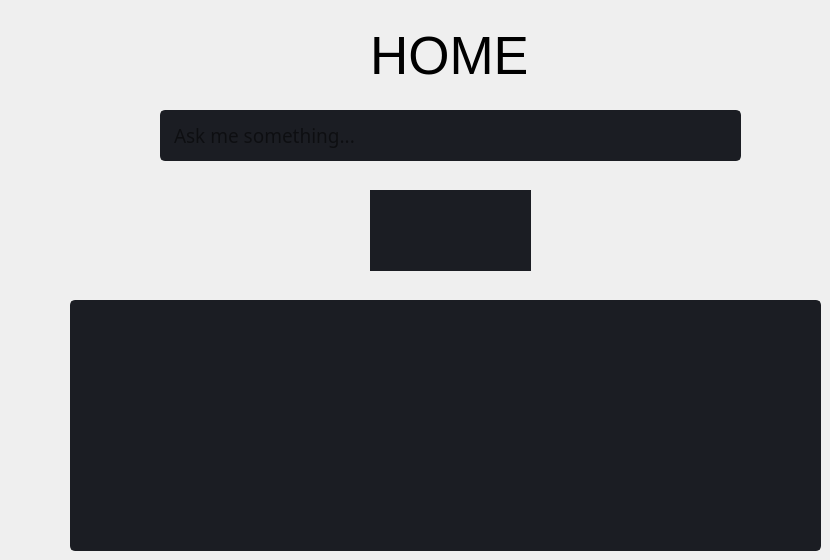
                  <widget class="QWidget" name="page_home">
                   <widget class="QLabel" name="home_label">
                    <property name="geometry">
                     <rect>
                      <x>373</x>
                      <y>20</y>
                      <width>153</width>
                      <height>71</height>
                     </rect>
                    </property>
                    <property name="font">
                     <font>
                      <family>Segoe UI</family>
                      <pointsize>40</pointsize>
                     </font>
                    </property>
                    <property name="styleSheet">
                     <string notr="true"/>
                    </property>
                    <property name="text">
                     <string>HOME</string>
                    </property>
                    <property name="scaledContents">
                     <bool>true</bool>
                    </property>
                    <property name="alignment">
                     <set>Qt::AlignCenter</set>
                    </property>
                   </widget>
                   <widget class="QLineEdit" name="user_input">
                    <property name="geometry">
                     <rect>
                      <x>160</x>
                      <y>110</y>
                      <width>581</width>
                      <height>51</height>
                     </rect>
                    </property>
                    <property name="font">
                     <font>
                      <family>Segoe UI Light</family>
                      <pointsize>14</pointsize>
                     </font>
                    </property>
                    <property name="layoutDirection">
                     <enum>Qt::LeftToRight</enum>
                    </property>
                    <property name="autoFillBackground">
                     <bool>false</bool>
                    </property>
                    <property name="styleSheet">
                     <string notr="true">QLineEdit {
	background-color: rgb(27, 29, 35);
	border-radius: 5px;
	border: 2px solid rgb(27, 29, 35);
	padding-left: 10px;
}
QLineEdit:hover {
	border: 2px solid rgb(64, 71, 88);
}
QLineEdit:focus {
	border: 2px solid rgb(91, 101, 124);
}</string>
                    </property>
                    <property name="frame">
                     <bool>false</bool>
                    </property>
                    <property name="dragEnabled">
                     <bool>false</bool>
                    </property>
                    <property name="placeholderText">
                     <string>Ask me something...</string>
                    </property>
                   </widget>
                   <widget class="QPushButton" name="search_btn">
                    <property name="geometry">
                     <rect>
                      <x>370</x>
                      <y>190</y>
                      <width>81</width>
                      <height>81</height>
                     </rect>
                    </property>
                    <property name="toolTip">
                     <string>Search</string>
                    </property>
                    <property name="styleSheet">
                     <string notr="true">QPushButton {
	background-image: url(:/24x24/icons/24x24/icon_search.png);
	background-position: center;
	background-repeat: no-reperat;
	border: none;
	background-color: rgb(27, 29, 35);
}
QPushButton:hover {
	background-color: rgb(33, 37, 43);
}
QPushButton:pressed {	
	background-color: rgb(85, 170, 255);
}</string>
                    </property>
                    <property name="text">
                     <string/>
                    </property>
                   </widget>
                   <widget class="QPushButton" name="sound_btn">
                    <property name="geometry">
                     <rect>
                      <x>450</x>
                      <y>190</y>
                      <width>81</width>
                      <height>81</height>
                     </rect>
                    </property>
                    <property name="toolTip">
                     <string>Speaker</string>
                    </property>
                    <property name="styleSheet">
                     <string notr="true">QPushButton {
	background-image: url(:/24x24/icons/24x24/cil-headphones.png);
	background-position: center;
	background-repeat: no-reperat;
	border: none;
	background-color: rgb(27, 29, 35);
}
QPushButton:hover {
	background-color: rgb(33, 37, 43);
}
QPushButton:pressed {	
	background-color: rgb(85, 170, 255);
}</string>
                    </property>
                    <property name="text">
                     <string/>
                    </property>
                   </widget>
                   <widget class="QTextEdit" name="answer_output">
                    <property name="geometry">
                     <rect>
                      <x>70</x>
                      <y>300</y>
                      <width>751</width>
                      <height>251</height>
                     </rect>
                    </property>
                    <property name="font">
                     <font>
                      <family>Segoe UI Light</family>
                      <pointsize>16</pointsize>
                     </font>
                    </property>
                    <property name="cursor" stdset="0">
                     <cursorShape>IBeamCursor</cursorShape>
                    </property>
                    <property name="styleSheet">
                     <string notr="true">QTextEdit {
	background-color: rgb(27, 29, 35);
	border-radius: 5px;
	border: 2px solid rgb(27, 29, 35);
	padding-left: 10px;
}
QTextEdit:hover {
	border: 2px solid rgb(64, 71, 88);
}
QTextEdit:focus {
	border: 2px solid rgb(91, 101, 124);
}</string>
                    </property>
                   </widget>
                  </widget>
